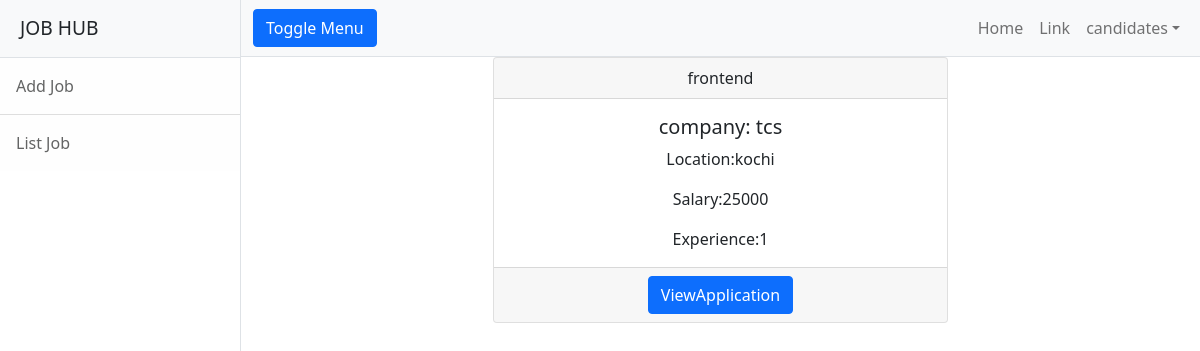
Page /employer/jobs/details/2 (signed in) on the committed database.
### employer/models.py (models this page shows, shortened)
class User(AbstractUser):
    options=(
             ("employer","employer"),
             ("candidate","candidate")
             )
    role=models.CharField(max_length=120,choices=options,default="candidate")
    phone=models.CharField(max_length=12,null=True)

class Jobs(models.Model):#mapping to table in db
    job_title=models.CharField(max_length=150)
    company=models.ForeignKey(User,on_delete=models.CASCADE,related_name="company")#company is adding the job so it is foreign key-one to many
    location=models.CharField(max_length=150)
    salary=models.PositiveIntegerField(null=True)#if the field is not added it will be added to db
    experience=models.PositiveIntegerField(default=0)#if the person has no experence then it will default as zero but if we added the experience it will change..
    created_date=models.DateField(auto_now_add=True)#obtain automatically current date and time
    last_date=models.DateField(null=True)
    active_status=models.BooleanField(default=True)#

class CompanyProfile(models.Model):
    company_name=models.CharField(max_length=150)
    user=models.OneToOneField(User,on_delete=models.CASCADE,related_name="employer")#related name for parent child referencing..request.user.employer.logo(it will points to companyprofile logo)
    logo=models.ImageField(upload_to="companyprofile",null=True)
    location=models.CharField(max_length=120)
    services=models.CharField(max_length=120)
    description=models.CharField(max_length=200)

### employer/views.py (the view)
# urls.py: path("jobs/details/<int:id>",views.JobDetailsView.as_view(),name="emp-jobdetails"),
@method_decorator(signin_required,name='dispatch')
class JobDetailsView(DetailView):
   model=Jobs
   context_object_name="job"
   template_name = "emp-jobdetails.html"
   pk_url_kwarg="id"  #id is overriding the pk..

### employer/templates/emp-jobdetails.html
{%extends 'base.html'%}
{%block body_block%}
<div class="row">
    <div class="col-3"></div>
     <div class="col-6">
        <div class="card text-center">
           <div class="card-header">{{job.job_title}}</div>
               <div class="card-body">
                  <h5 class="card-title">
                    <span>company:</span>   {{job.company.employer.company_name}}</h5>
                        <p class="card-text">Location:{{job.location}}</p>
                        <p class="card-text">Salary:{{job.salary}}</p>
                        <p class="card-text">Experience:{{job.experience}}</p>
              </div>
              <div class="card-footer text-muted">
                  <a href="{%url 'emp-appjoblist' job.id%}" class="btn btn-primary">ViewApplication</a>
              </div>
        </div>
     </div>
    <div class="col"></div>
</div>
{%endblock%}

### employer/templates/base.html (shortened to what this page needs)
<!DOCTYPE html>
{%load static%}
<html lang="en">
    <head>
        <link href="{%static  'css/styles.css'%}" rel="stylesheet" />
    </head>
    <body>
        <div class="d-flex" id="wrapper">
            <div class="border-end bg-white" id="sidebar-wrapper">
                <div class="sidebar-heading border-bottom bg-light">JOB HUB </div>
                <div class="list-group list-group-flush">
                    <a class="list-group-item list-group-item-action list-group-item-light p-3" href="{%url 'emp-addjob'%}">Add Job</a>
                    <a class="list-group-item list-group-item-action list-group-item-light p-3" href="{%url 'emp-alljobs'%}">List Job</a>
                </div>
            </div>
            <div id="page-content-wrapper">
                <nav class="navbar navbar-expand-lg navbar-light bg-light border-bottom">
                    <div class="container-fluid">
                        <button class="btn btn-primary" id="sidebarToggle">Toggle Menu</button>
                        <div class="collapse navbar-collapse" id="navbarSupportedContent">
                            <ul class="navbar-nav ms-auto mt-2 mt-lg-0">
                                <li class="nav-item active"><a class="nav-link" href="#!">Home</a></li>
                                <li class="nav-item"><a class="nav-link" href="#!">Link</a></li>
                                <li class="nav-item dropdown">
                                    <a class="nav-link dropdown-toggle" id="navbarDropdown" href="#" role="button" data-bs-toggle="dropdown" aria-haspopup="true" aria-expanded="false">{{request.user}}</a>
                                </li>
                            </ul>
                        </div>
                    </div>
                </nav>
                <div class="container-fluid">
                    {%block body_block%}
                    {%endblock%}
                </div>
            </div>
        </div>
    </body>
</html>

### rows in the picture
User: user "candidates"
Jobs: job_title "frontend", company.employer.company_name "tcs", location "kochi", salary "25000", experience "1"
